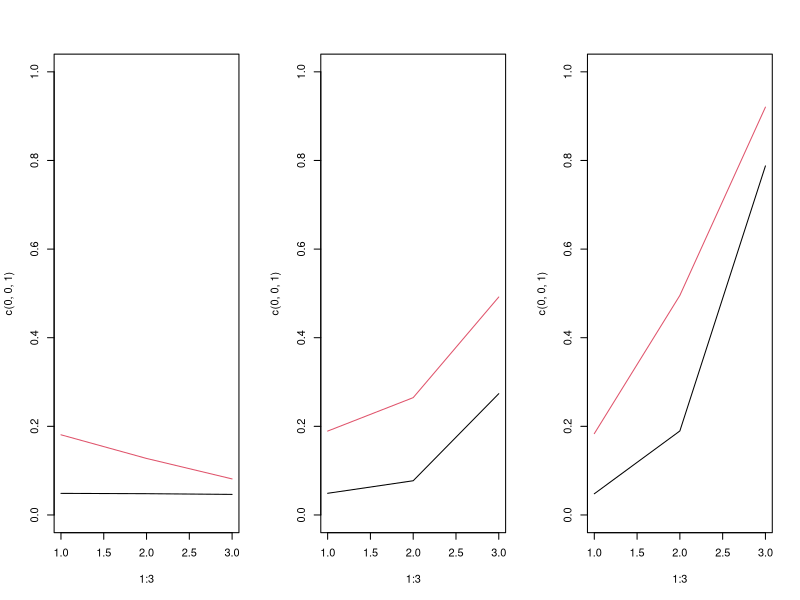

Recreate this plot in R.
null = 10
total = 30
par(mfrow=c(1,3))
for (alt in c(0,0.2,0.5)){
plot(1:3,c(0,0,1),col="white")
l = 0
for (eff in c(0,0.2)){
l = l+1
mnT = c()
vaT = c()
typeI = power = c()
k = 0
for (null in seq(0,29,10)){
  k = k+1
  print(null)
p = c()
t = c()
for (i in 1:10000){
  y = c(rnorm(total-null,eff,1),rep(alt,null))
  test = t.test(y)
  p[i] = test$p.value
  t[i] = test$statistic
}
mnT[k]=mean(t)
vaT[k]=var(t)
typeI[k] = mean(p<0.05)
}

lines(typeI,col=l)
}
}